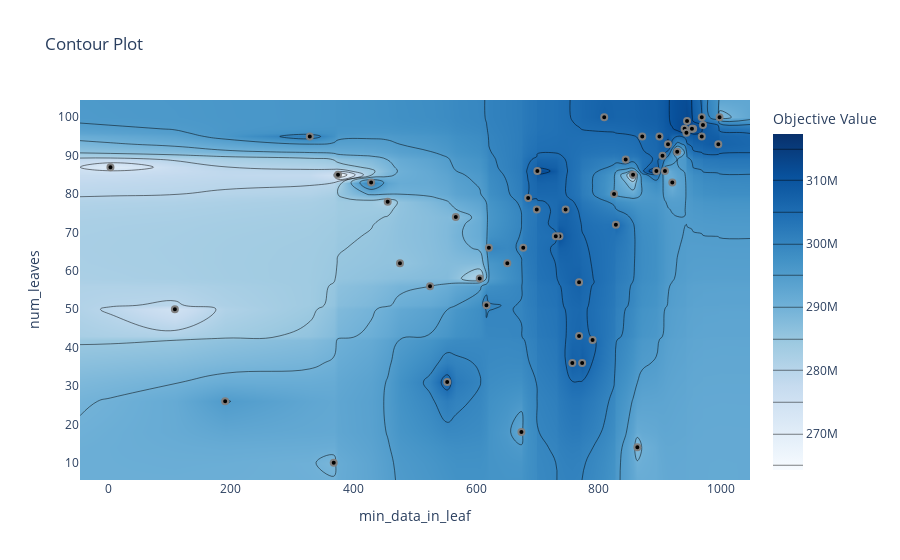

The notebook cell this image was saved under:
### Code cell
plot_contour(study, params=['num_leaves','min_data_in_leaf'] )

### Figure 1 — Plotly figure (JSON) as saved in the notebook; plotly's stock layout.template omitted (floating-point values rounded to 4 significant figures; data arrays with more than 128 entries replaced by an {"elided": "..."} marker saying what was removed)
{"data": [{"colorbar": {"title": {"text": "Objective Value"}}, "colorscale": [[0, "rgb(247,251,255)"], [0.125, "rgb(222,235,247)"], [0.25, "rgb(198,219,239)"], [0.375, "rgb(158,202,225)"], [0.5, "rgb(107,174,214)"], [0.625, "rgb(66,146,198)"], [0.75, "rgb(33,113,181)"], [0.875, "rgb(8,81,156)"], [1, "rgb(8,48,107)"]], "connectgaps": true, "contours": {"coloring": "heatmap"}, "hoverinfo": "none", "line": {"smoothing": 1.3}, "reversescale": false, "type": "contour", "x": [-45.65, 4, 109, 191, 329, 368, 375, 429, 456, 476, 525, 553, 567, 606, 617, 621, 651, 674, 677, 685, 699, 700, 730, 736, 746, 757, 768, 773, 790, 809, 825, 828, 844, 856, 863, 871, 894, 899, 904, 908, 913, 920, 928, 940, 943, 944, 952, 954, 968, 970, 995, 997, 1047.0], "y": [5.5, 10, 14, 18, 26, 31, 36, 42, 43, 50, 51, 56, 57, 58, 62, 66, 69, 72, 74, 76, 78, 79, 80, 83, 85, 86, 87, 89, 90, 91, 93, 95, 96, 97, 98, 99, 100, 104.5], "z": {"elided": "38x53 int values"}}, {"marker": {"color": "black", "line": {"color": "Gray", "width": 2}}, "mode": "markers", "name": "Feasible Trial", "showlegend": false, "type": "scatter", "x": [674, 856, 429, 700, 368, 908, 109, 329, 871, 191, 651, 677, 968, 997, 567, 768, 790, 773, 553, 768, 476, 757, 617, 746, 699, 828, 525, 920, 736, 621, 606, 685, 730, 844, 456, 825, 904, 928, 894, 375, 863, 913, 940, 968, 899, 4, 995, 944, 809, 954, 970, 943, 952], "y": [18, 85, 83, 86, 10, 86, 50, 95, 95, 26, 62, 66, 100, 100, 74, 43, 42, 36, 31, 57, 62, 36, 51, 76, 76, 72, 56, 83, 69, 66, 58, 79, 69, 89, 78, 80, 90, 91, 86, 85, 14, 93, 97, 95, 95, 87, 93, 99, 100, 97, 98, 96, 97]}, {"marker": {"color": "#cccccc", "line": {"color": "Gray", "width": 2}}, "mode": "markers", "name": "Infeasible Trial", "showlegend": false, "type": "scatter", "x": [], "y": []}], "layout": {"title": {"text": "Contour Plot"}, "xaxis": {"range": [-45.65, 1047.0], "title": {"text": "min_data_in_leaf"}}, "yaxis": {"range": [5.5, 104.5], "title": {"text": "num_leaves"}}}}
